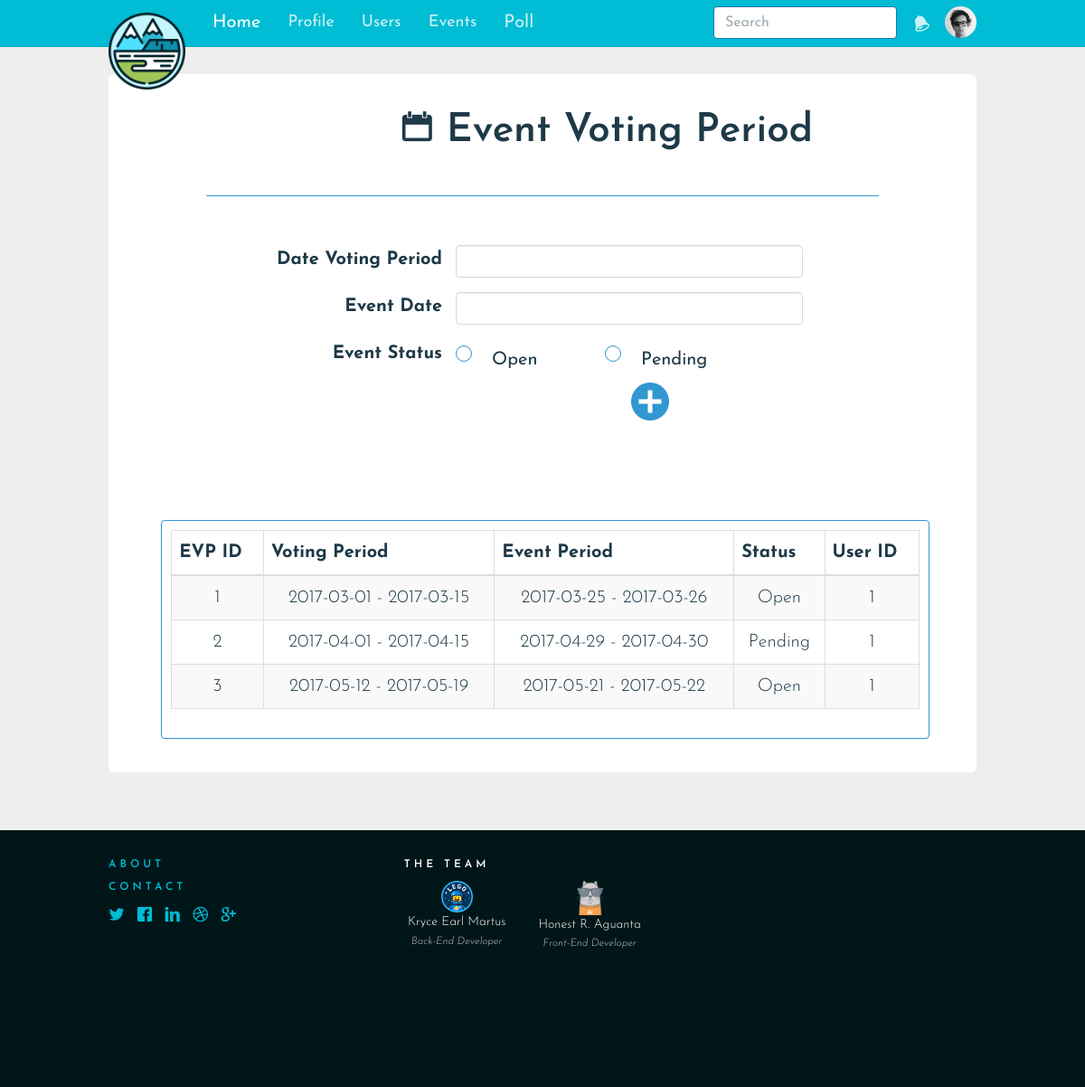
The page /eventVotingPeriod.php (signed in) on the database as committed earlier.
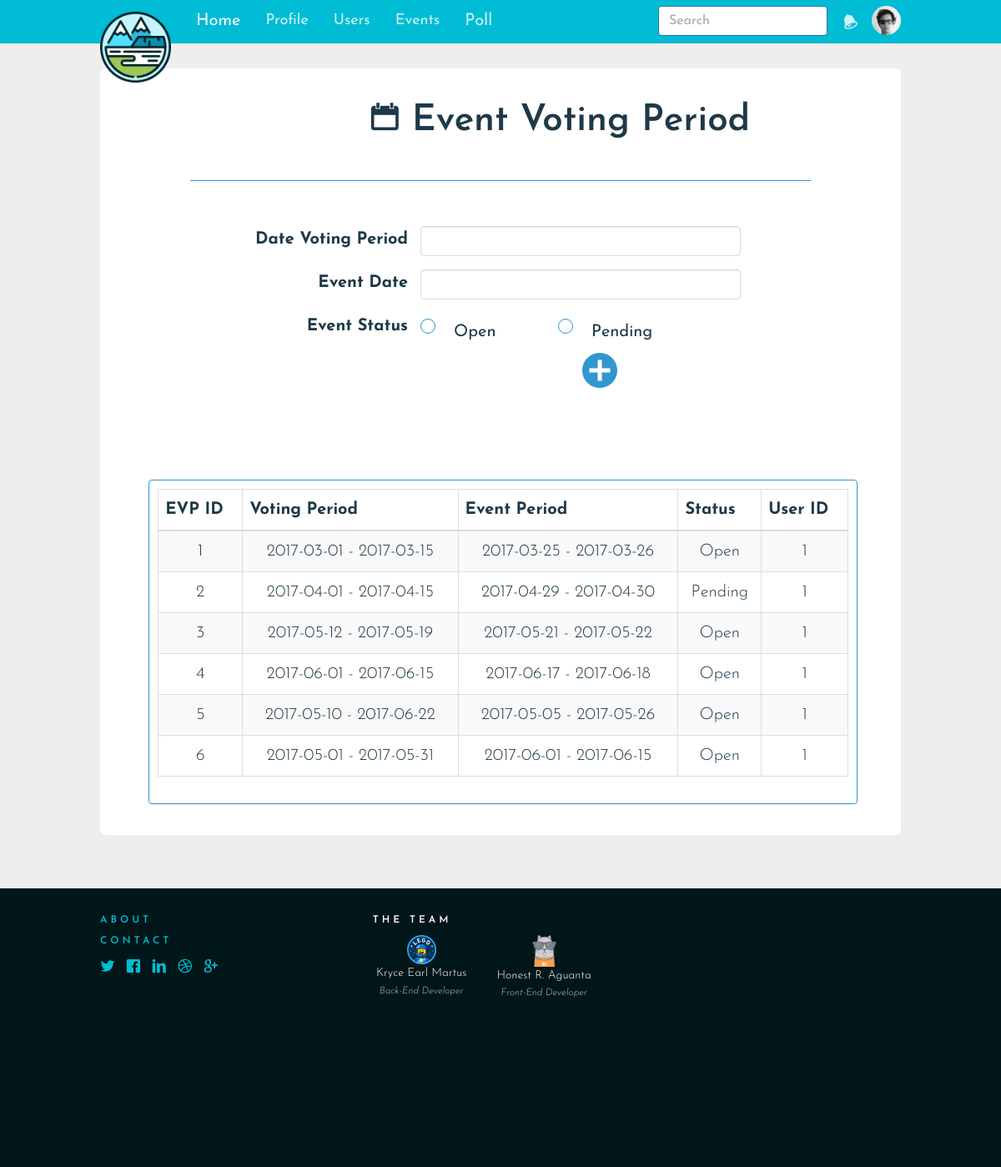
The same page on the database as committed later.
### tables this page shows
CREATE TABLE `event_voting_period` (
  `evp_id` int(10) NOT NULL AUTO_INCREMENT,
  `user_id` int(10) DEFAULT NULL,
  `event_status_id` int(10) DEFAULT NULL,
  `start_date` date DEFAULT NULL,
  `end_date` date DEFAULT NULL,
  `isOpen` tinyint(2) DEFAULT NULL,
  `start_event_date` date DEFAULT NULL,
  `end_event_date` date DEFAULT NULL,
  PRIMARY KEY (`evp_id`),
  KEY `user_id` (`user_id`),
  KEY `event_status_id` (`event_status_id`),
  CONSTRAINT `event_voting_period_ibfk_1` FOREIGN KEY (`user_id`) REFERENCES `users` (`id`),
  CONSTRAINT `event_voting_period_ibfk_2` FOREIGN KEY (`event_status_id`) REFERENCES `event_status` (`event_status_id`)
);

### eventVotingPeriod.php (called while the page is built, shortened)
<?php
include('views/menubar/evp.php')
?>

### class/eventPeriodClass.php (called while the page is built, shortened)
<?php
class eventPeriodClass
{
	public function getAllEventPeriod()
	{
		try {
			$db = getDB();
			$st = $db->prepare("SELECT * FROM event_voting_period");
			$st->execute();
			$data=$st->fetchAll();
		} catch (PDOException $e) {
		}
		return $data;
	}
}
?>

### views/menubar/evp.php (the view, shortened to what this page needs)
<?php
require_once 'views/layouts/header.php';
require_once 'views/layouts/nav.php';
include('class/eventPeriodClass.php');
$EVPClass = new eventPeriodClass();
$EVPs = $EVPClass->getAllEventPeriod();
?>
<div class="container">
	<br>
	<form method="post" class="form-horizontal" role="form">
		<h2 style="font-size: 44px;"><span class="icon icon-calendar"></span> Event Voting Period</h2>
		<hr width="85%" style="border-color:#3097d1;">
		<br>
		<div class="form-group">
			<label class="col-md-3" style="display: inline-flex; justify-content: flex-end;">Date Voting Period</label>
			<div class="col-md-3" style="padding: 0;">
				<input type="text" name="datefilter" class="form-control" style="padding: 0; text-align: center;" />
			</div>
	</div>
	<div class="form-group">
		<label class="col-md-3" style="display: inline-flex; justify-content: flex-end;">Event Date</label>
		<div class="col-md-3" style="padding: 0;">
			<input type="text" name="eventDate" class="form-control" style="padding: 0; text-align: center;" />
		</div>
	</div>
	<div class="form-group">
		<label class="col-md-3" style="display: inline-flex; justify-content: flex-end;">Event Status</label>
		<div class="row">
			<div class="radio custom-control custom-radio col-md-2">
				<label>
					<span class="custom-control-indicator" style="border-color:#3097d1;"></span>Open
				</label>
			</div>
			<div class="radio custom-control custom-radio col-md-2">
				<label>
					<span class="custom-control-indicator" style="border-color:#3097d1;"></span>
					Pending
				</label>
			</div>
			<button type="submit" name="registerEVP" class="btn btn-info icon icon-circle-with-plus "
			style="float: right; padding: 0; margin-right: 350px;  font-size: 50px; background-color: white;
			color:#3097d1; border-color: white;">
		</button>
		</div>
	</div>
	<br>
	<br>
	<div class="row">
		<div class="col-sm-11 col-sm-offset-1" style="margin-left: 4.5%;>
			<div class="imaginary_container">
				<div class="panel panel-primary">
					<div class="panel-body" style="padding: 0.5em;">
						<table id="votingPeriod" class="table table-striped table-bordered dt-responsive nowrap" cellspacing="0" width="100%">
							<thead>
								<tr>
									<th>EVP ID</th>
									<th>Voting Period</th>
									<th>Event Period</th>
									<th>Status</th>
									<th>User ID</th>
								</tr>
							</thead>
							<tbody>
								<tr>
								<?php
										foreach($EVPs as $EVP)
										{?>
									<td align="center"> <?php echo $EVP['evp_id'] ?></td>
									<td align="center"> <?php echo $EVP['start_date'] . ' - ' . $EVP['end_date'] ?></td>
									<td align="center"> <?php  echo $EVP['start_event_date'] . ' - ' . $EVP['end_event_date'] ?></td>
									<td align="center"> <?php if($EVP['isOpen']==1)
											echo "Open";
											elseif ($EVP['isOpen']==4) {
												echo "Pending";
											};
									 ?></td>
									<td align="center"> <?php echo $EVP['user_id'] ?></td>
								</tr>
								<?php  } ?>
							</tbody>
						</table>
					</div>
				</div>
			</div>
		</div>
	</div>
<br><br>
<?php
require_once 'views/layouts/footer.php';
?>

Rows that differ between the two databases and show on the page:
added event_voting_period: evp_id "4", start_date "2017-06-01", end_date "2017-06-15", start_event_date "2017-06-17", end_event_date "2017-06-18", isOpen "Open", user "1"
added event_voting_period: evp_id "5", start_date "2017-05-10", end_date "2017-06-22", start_event_date "2017-05-05", end_event_date "2017-05-26", isOpen "Open", user "1"
added event_voting_period: evp_id "6", start_date "2017-05-01", end_date "2017-05-31", start_event_date "2017-06-01", end_event_date "2017-06-15", isOpen "Open", user "1"
